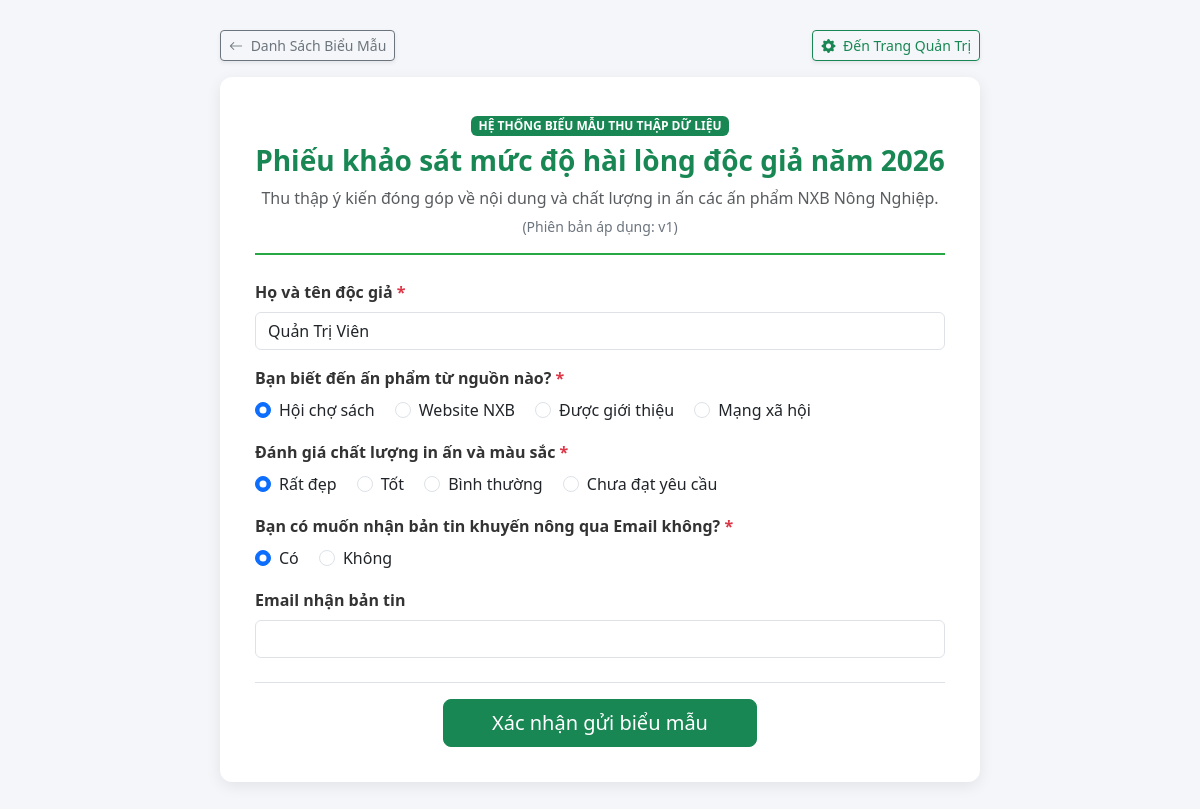
/form.php?id=3 (signed in), run on the app's committed database.
### tables this page shows
CREATE TABLE `form_versions` (
  `id` int(11) NOT NULL,
  `form_id` int(11) NOT NULL,
  `version_number` int(11) DEFAULT 1,
  `is_active` tinyint(1) DEFAULT 1,
  `created_at` timestamp NOT NULL DEFAULT current_timestamp()
);

CREATE TABLE `forms` (
  `id` int(11) NOT NULL,
  `title` varchar(255) NOT NULL,
  `description` text DEFAULT NULL,
  `created_at` timestamp NOT NULL DEFAULT current_timestamp()
);

CREATE TABLE `fields` (
  `id` int(11) NOT NULL,
  `form_version_id` int(11) NOT NULL,
  `label` varchar(255) NOT NULL,
  `field_type` enum('text','number','date','radio','checkbox') NOT NULL,
  `options_json` text DEFAULT NULL,
  `is_required` tinyint(1) DEFAULT 0,
  `display_order` int(11) DEFAULT 0
);

### form.php (the view, shortened to what this page needs)
<?php
require_once __DIR__ . '/config/db.php';
$form_id = isset($_GET['id']) ? (int)$_GET['id'] : 1;
$stmt = $pdo->prepare("
    SELECT f.id AS form_id, f.title, f.description, v.id AS version_id, v.version_number
    FROM forms f
    JOIN form_versions v ON f.id = v.form_id
    WHERE f.id = ? AND v.is_active = 1
    LIMIT 1
");
$stmt->execute([$form_id]);
$form = $stmt->fetch();
$version_id = $form['version_id'];
$stmt = $pdo->prepare("SELECT * FROM fields WHERE form_version_id = ? ORDER BY display_order ASC");
$stmt->execute([$version_id]);
$fields = $stmt->fetchAll();
?>
<!DOCTYPE html>
<html lang="vi">
<head>
    <link href="https://cdn.jsdelivr.net/npm/bootstrap@5.3.0/dist/css/bootstrap.min.css" rel="stylesheet">
    <link rel="stylesheet" href="https://cdn.jsdelivr.net/npm/bootstrap-icons@1.11.0/font/bootstrap-icons.css">
</head>
<body>
<div class="container">
    <div class="form-wrapper">
        <div class="d-flex justify-content-between align-items-center mb-3">
            <a href="forms.php" class="btn btn-outline-secondary btn-sm shadow-sm">
                <i class="bi bi-arrow-left me-1"></i> Danh Sách Biểu Mẫu
            </a>
            <?php if (isset($_SESSION['role']) && $_SESSION['role'] === 'admin'): ?>
                <a href="admin/" class="btn btn-outline-success btn-sm shadow-sm">
                    <i class="bi bi-gear-fill me-1"></i> Đến Trang Quản Trị
                </a>
            <?php endif; ?>
        </div>
        <div class="form-container">
            <div class="header-box text-center">
                <span class="badge bg-success mb-2">HỆ THỐNG BIỂU MẪU THU THẬP DỮ LIỆU</span>
                <h3 class="fw-bold text-success"><?= htmlspecialchars($form['title']) ?></h3>
                <p class="text-muted mb-1"><?= htmlspecialchars($form['description']) ?></p>
                <small class="text-secondary">(Phiên bản áp dụng: v<?= $form['version_number'] ?>)</small>
            </div>
            <form method="POST" id="dynamicForm">
                <?php foreach ($fields as $field):
                    $options = !empty($field['options_json']) ? json_decode($field['options_json'], true) : [];
                    $default_value = '';
                    $label_lower = mb_strtolower($field['label'], 'UTF-8');
                    if (isset($_SESSION['fullname']) && (str_contains($label_lower, 'họ và tên') || str_contains($label_lower, 'họ tên') || str_contains($label_lower, 'người liên hệ'))) {
                        $default_value = htmlspecialchars($_SESSION['fullname']);
                    }
                ?>
                    <div class="mb-3 field-group" id="field-wrap-<?= $field['id'] ?>" data-field-id="<?= $field['id'] ?>">
                        <label class="form-label">
                            <?= htmlspecialchars($field['label']) ?>
                            <?php if ($field['is_required']): ?>
                                <span class="text-required">*</span>
                            <?php endif; ?>
                        </label>
                        <?php if ($field['field_type'] === 'text'): ?>
                            <input type="text" name="fields[<?= $field['id'] ?>]" value="<?= $default_value ?>" class="form-control form-input" <?= $field['is_required'] ? 'required' : '' ?>>
                        <?php elseif ($field['field_type'] === 'number'): ?>
                            <input type="number" name="fields[<?= $field['id'] ?>]" class="form-control form-input" <?= $field['is_required'] ? 'required' : '' ?>>
                        <?php elseif ($field['field_type'] === 'date'): ?>
                            <input type="date" name="fields[<?= $field['id'] ?>]" class="form-control form-input" <?= $field['is_required'] ? 'required' : '' ?>>
                        <?php elseif ($field['field_type'] === 'radio'): ?>
                            <div>
                                <?php foreach ($options as $optIndex => $optValue): ?>
                                    <div class="form-check form-check-inline">
                                        <input class="form-check-input form-input" type="radio"
                                               name="fields[<?= $field['id'] ?>]"
                                               id="opt_<?= $field['id'] ?>_<?= $optIndex ?>"
                                               value="<?= htmlspecialchars($optValue) ?>"
                                               <?= ($field['is_required'] && $optIndex === 0) ? 'checked' : '' ?>>
                                        <label class="form-check-label" for="opt_<?= $field['id'] ?>_<?= $optIndex ?>">
                                            <?= htmlspecialchars($optValue) ?>
                                        </label>
                                    </div>
                                <?php endforeach; ?>
                            </div>
                        <?php endif; ?>
                    </div>
                <?php endforeach; ?>
                <div class="text-center mt-4 pt-3 border-top">
                    <button type="submit" class="btn btn-success btn-lg px-5">Xác nhận gửi biểu mẫu</button>
                </div>
            </form>
        </div>
    </div>
</div>
</body>
</html>

### form.php (style rules this page uses)
body { background-color: #f4f6f9; font-family: 'Segoe UI', Tahoma, Geneva, Verdana, sans-serif; animation: smoothFadeIn 0.35s ease-out; }
.form-wrapper { max-width: 760px; margin: 30px auto; }
.form-container { background: #fff; padding: 35px; border-radius: 12px; box-shadow: 0 4px 15px rgba(0,0,0,0.08); }
.header-box { border-bottom: 2px solid #28a745; padding-bottom: 15px; margin-bottom: 25px; }
.form-label { font-weight: 600; color: #333; }
.text-required { color: #dc3545; }

### data on the page
form_versions: form.title "Phiếu khảo sát mức độ hài lòng độc giả năm 2026", form.description "Thu thập ý kiến đóng góp về nội dung và chất lượng in ấn các ấn phẩm NXB Nông Nghiệp.", version_number "1"
fields: label "Họ và tên độc giả", value "Quản Trị Viên"
fields: label "Bạn biết đến ấn phẩm từ nguồn nào?", is_required "☑ Hội chợ sách", options_json "Hội chợ sách", is_required "☐ Website NXB", options_json "Website NXB", is_required "☐ Được giới thiệu", options_json "Được giới thiệu", is_required "☐ Mạng xã hội", options_json "Mạng xã hội"
fields: label "Đánh giá chất lượng in ấn và màu sắc", is_required "☑ Rất đẹp", options_json "Rất đẹp", is_required "☐ Tốt", options_json "Tốt", is_required "☐ Bình thường", options_json "Bình thường", is_required "☐ Chưa đạt yêu cầu", options_json "Chưa đạt yêu cầu"
fields: label "Bạn có muốn nhận bản tin khuyến nông qua Email không?", is_required "☑ Có", options_json "Có", is_required "☐ Không", options_json "Không"
fields: label "Email nhận bản tin"
